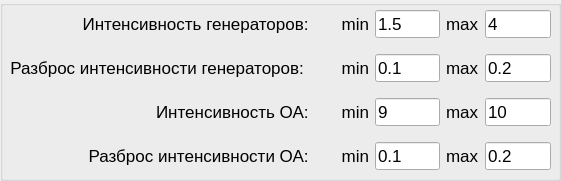
   <widget class="QGroupBox" name="groupBox">
    <property name="geometry">
     <rect>
      <x>10</x>
      <y>0</y>
      <width>561</width>
      <height>181</height>
     </rect>
    </property>
    <property name="title">
     <string/>
    </property>
    <widget class="QWidget" name="gridLayoutWidget_5">
     <property name="geometry">
      <rect>
       <x>10</x>
       <y>0</y>
       <width>541</width>
       <height>181</height>
      </rect>
     </property>
     <layout class="QGridLayout" name="gridLayout_2">
      <item row="1" column="0">
       <widget class="QLabel" name="label_a_2">
        <property name="font">
         <font>
          <family>Helvetica</family>
          <pointsize>13</pointsize>
         </font>
        </property>
        <property name="text">
         <string notr="true">Разброс интенсивности генераторов:        min</string>
        </property>
        <property name="alignment">
         <set>Qt::AlignRight|Qt::AlignTrailing|Qt::AlignVCenter</set>
        </property>
       </widget>
      </item>
      <item row="0" column="3">
       <widget class="QLineEdit" name="gen_int_max">
        <property name="font">
         <font>
          <family>Helvetica</family>
          <pointsize>13</pointsize>
         </font>
        </property>
        <property name="text">
         <string>4</string>
        </property>
       </widget>
      </item>
      <item row="0" column="0">
       <widget class="QLabel" name="label_a">
        <property name="font">
         <font>
          <family>Helvetica</family>
          <pointsize>13</pointsize>
         </font>
        </property>
        <property name="text">
         <string notr="true">Интенсивность генераторов:       min</string>
        </property>
        <property name="alignment">
         <set>Qt::AlignRight|Qt::AlignTrailing|Qt::AlignVCenter</set>
        </property>
       </widget>
      </item>
      <item row="2" column="0">
       <widget class="QLabel" name="label_a_4">
        <property name="font">
         <font>
          <family>Helvetica</family>
          <pointsize>13</pointsize>
         </font>
        </property>
        <property name="text">
         <string notr="true">Интенсивность ОА:       min</string>
        </property>
        <property name="alignment">
         <set>Qt::AlignRight|Qt::AlignTrailing|Qt::AlignVCenter</set>
        </property>
       </widget>
      </item>
      <item row="1" column="1">
       <widget class="QLineEdit" name="gen_range_min">
        <property name="font">
         <font>
          <family>Helvetica</family>
          <pointsize>13</pointsize>
         </font>
        </property>
        <property name="text">
         <string>0.1</string>
        </property>
       </widget>
      </item>
      <item row="1" column="2">
       <widget class="QLabel" name="label_b_2">
        <property name="font">
         <font>
          <family>Helvetica</family>
          <pointsize>13</pointsize>
         </font>
        </property>
        <property name="text">
         <string notr="true">max</string>
        </property>
       </widget>
      </item>
      <item row="2" column="3">
       <widget class="QLineEdit" name="oa_int_max">
        <property name="font">
         <font>
          <family>Helvetica</family>
          <pointsize>13</pointsize>
         </font>
        </property>
        <property name="text">
         <string>10</string>
        </property>
       </widget>
      </item>
      <item row="0" column="1">
       <widget class="QLineEdit" name="gen_int_min">
        <property name="font">
         <font>
          <family>Helvetica</family>
          <pointsize>13</pointsize>
         </font>
        </property>
        <property name="text">
         <string>1.5</string>
        </property>
       </widget>
      </item>
      <item row="0" column="2">
       <widget class="QLabel" name="label_b">
        <property name="font">
         <font>
          <family>Helvetica</family>
          <pointsize>13</pointsize>
         </font>
        </property>
        <property name="text">
         <string notr="true">max</string>
        </property>
       </widget>
      </item>
      <item row="1" column="3">
       <widget class="QLineEdit" name="gen_range_max">
        <property name="font">
         <font>
          <family>Helvetica</family>
          <pointsize>13</pointsize>
         </font>
        </property>
        <property name="text">
         <string>0.2</string>
        </property>
       </widget>
      </item>
      <item row="3" column="1">
       <widget class="QLineEdit" name="oa_range_min">
        <property name="font">
         <font>
          <family>Helvetica</family>
          <pointsize>13</pointsize>
         </font>
        </property>
        <property name="text">
         <string>0.1</string>
        </property>
       </widget>
      </item>
      <item row="3" column="0">
       <widget class="QLabel" name="label_a_3">
        <property name="font">
         <font>
          <family>Helvetica</family>
          <pointsize>13</pointsize>
         </font>
        </property>
        <property name="text">
         <string notr="true">Разброс интенсивности ОА:       min</string>
        </property>
        <property name="alignment">
         <set>Qt::AlignRight|Qt::AlignTrailing|Qt::AlignVCenter</set>
        </property>
       </widget>
      </item>
      <item row="2" column="1">
       <widget class="QLineEdit" name="oa_int_min">
        <property name="font">
         <font>
          <family>Helvetica</family>
          <pointsize>13</pointsize>
         </font>
        </property>
        <property name="text">
         <string>9</string>
        </property>
       </widget>
      </item>
      <item row="3" column="2">
       <widget class="QLabel" name="label_b_4">
        <property name="font">
         <font>
          <family>Helvetica</family>
          <pointsize>13</pointsize>
         </font>
        </property>
        <property name="text">
         <string notr="true">max</string>
        </property>
       </widget>
      </item>
      <item row="2" column="2">
       <widget class="QLabel" name="label_b_3">
        <property name="font">
         <font>
          <family>Helvetica</family>
          <pointsize>13</pointsize>
         </font>
        </property>
        <property name="text">
         <string notr="true">max</string>
        </property>
       </widget>
      </item>
      <item row="3" column="3">
       <widget class="QLineEdit" name="oa_range_max">
        <property name="font">
         <font>
          <family>Helvetica</family>
          <pointsize>13</pointsize>
         </font>
        </property>
        <property name="text">
         <string>0.2</string>
        </property>
       </widget>
      </item>
     </layout>
    </widget>
   </widget>
